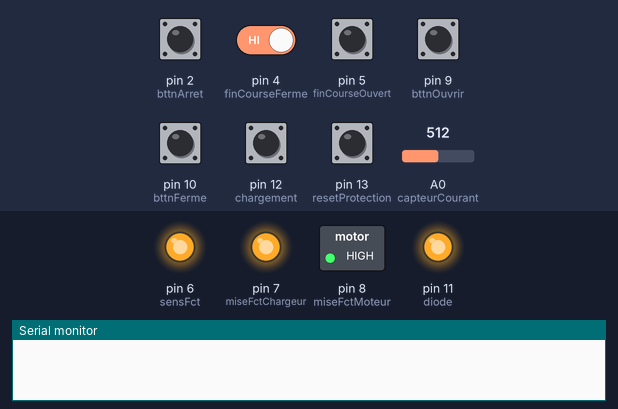
A sketch run on a simulated Arduino Uno, built with avr-gcc and run on an emulated ATmega328P. Shown: switched loads named in the sketch (green lamp = pin HIGH), output pins drawn as LEDs (lit = HIGH), the last lines printed to the serial monitor. Inputs (shaded band) come from the test bench; at power-on: pin 2 (bttnArret), pin 4 (finCourseFerme), pin 5 (finCourseOuvert), pin 9 (bttnOuvrir), pin 10 (bttnFerme), pin 12 (chargement), pin 13 (resetProtection) HIGH, A0 (capteurCourant) = 512.

Above: at 1.3 s.
1.4 s: pin 12 (chargement) pulled LOW for 0.3 s
At 1.9 s:
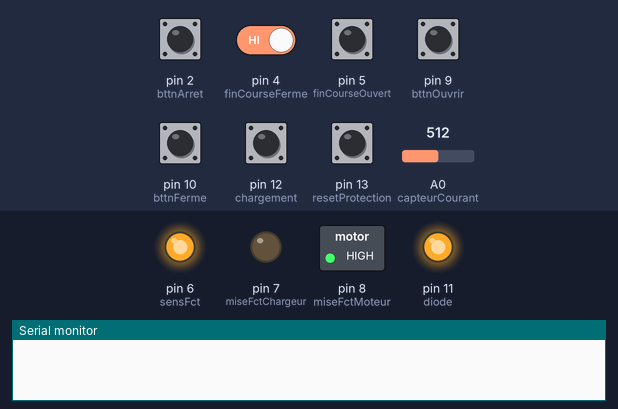
4.4 s: pin 9 (bttnOuvrir) pulled LOW for 0.3 s
At 7.6 s:
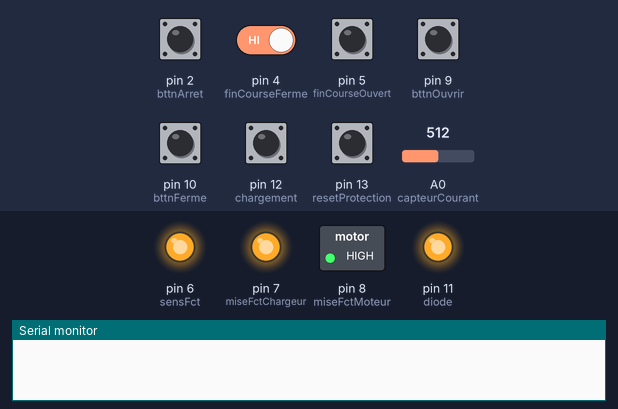
7.7 s: pin 10 (bttnFerme) pulled LOW for 0.3 s
11.0 s: pin 12 (chargement) pulled LOW for 1 s
At 11.4 s:
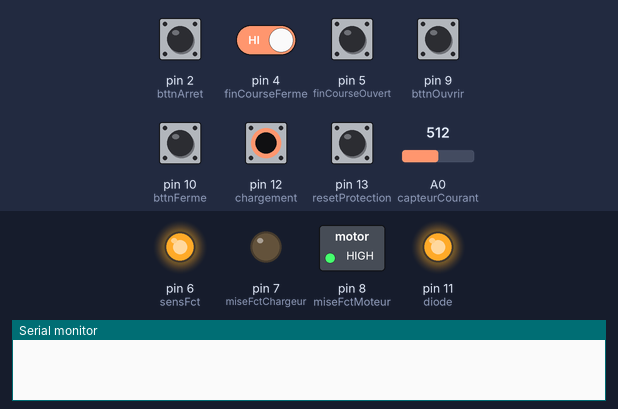
14.0 s: pin 9 (bttnOuvrir) pulled LOW for 1 s
At 16.9 s:
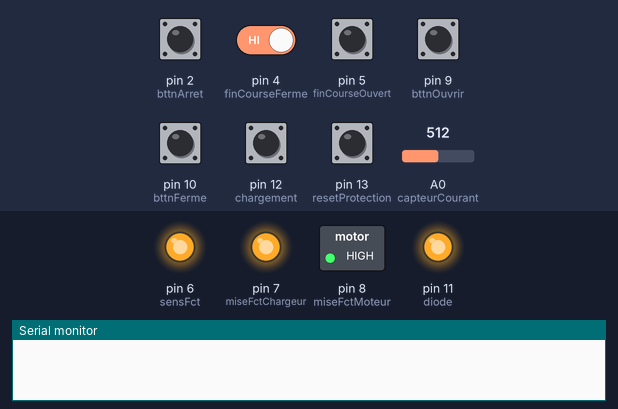
18.0 s: pin 4 (finCourseFerme) driven LOW and pin 10 (bttnFerme) driven LOW
At 19.9 s:
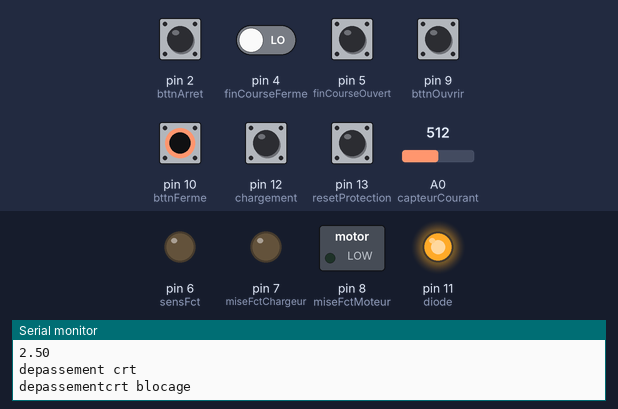
Timing chart, 0 to 22.0 s (numbered marks = the images above; inputs shaded):
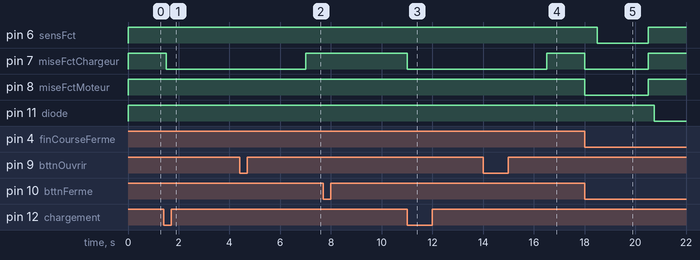

The sketch:

portail.ino
```cpp
// digital pin 2 has a pushbutton attached to it. Give it a name:
int finCourseFerme = 4;
int finCourseOuvert = 5;
int sensFct = 6;
int miseFctChargeur = 7;
int miseFctMoteur = 8;
int bttnOuvrir = 9;
int bttnFerme = 10;
int bttnArret = 2;
int bttnFctionement = 2;
int diode = 11;
int chargement = 12;
int resetProtection = 13;
int capteurCourant = A0;
int reglageCourantMax = A1;
enum { fermeture, ouverture };
byte on = LOW;
byte off = HIGH;
byte open = LOW;
byte close = HIGH;
byte protection = LOW;

void setup() {
  //start serial connection
  Serial.begin(9600);

  pinMode(finCourseFerme, INPUT_PULLUP);
  pinMode(finCourseOuvert, INPUT_PULLUP);
  pinMode(bttnOuvrir, INPUT_PULLUP);
  pinMode(bttnFerme, INPUT_PULLUP);
  pinMode(bttnArret, INPUT_PULLUP);
  pinMode(bttnFctionement, INPUT_PULLUP);
  pinMode(chargement, INPUT_PULLUP);
  pinMode(resetProtection, INPUT_PULLUP);
  pinMode(sensFct, OUTPUT);
  pinMode(miseFctChargeur, OUTPUT);
  pinMode(miseFctMoteur, OUTPUT);
  pinMode(diode, OUTPUT);
  digitalWrite(sensFct, close);
  digitalWrite(miseFctChargeur, off);
  digitalWrite(miseFctMoteur, off);
  digitalWrite(diode, off);

}


void mesureCourant(const byte sens) {
  int cptCourant = analogRead(capteurCourant);
  float voltage = cptCourant * (5.0 / 1023.0);
  int courantMax = analogRead(reglageCourantMax);
  float voltageMax = courantMax * (5.0 / 1023.0);
  Serial.println(voltage);
  Serial.println(voltageMax);
  if (voltage >= voltageMax)
  {
    delay(500);
    cptCourant = analogRead(capteurCourant);
    voltage = cptCourant * (5.0 / 1023.0);
    Serial.println("depassement crt");
    if (voltage >= voltageMax)
    {
      Serial.println("depassementcrt blocage");
      blocage(sens);
    }
  }

}


void ouvrir() {
  //  Serial.println("debut ouverture");
  //  Serial.println(finCourseOuvert);
  while (digitalRead(finCourseOuvert) != HIGH && digitalRead(bttnOuvrir) == LOW && digitalRead(bttnFctionement) == HIGH && protection == LOW)
  {
    //    Serial.println("ouverture");
    digitalWrite(sensFct, open);
    digitalWrite(miseFctChargeur, on);
    delay(250);
    digitalWrite(miseFctMoteur, on);
    mesureCourant(ouverture);
    digitalWrite(diode, off);
    delay(250);
    digitalWrite(diode, on);
    delay(250);
  }
  //  Serial.println("arret ouverture");
  digitalWrite(sensFct, close);
  digitalWrite(miseFctMoteur, off);
  delay(2500);
  digitalWrite(miseFctChargeur, off);
}


void fermer() {
  //  Serial.println("debut fermeture");
  //  Serial.println(finCourseFerme);
  while (digitalRead(finCourseFerme) != HIGH && digitalRead(bttnFerme) == LOW && digitalRead(bttnFctionement) == HIGH && protection == LOW)
  {
    //    Serial.println("fermeture");
    digitalWrite(sensFct, close);
    digitalWrite(miseFctChargeur, on);
    digitalWrite(miseFctMoteur, on);
    mesureCourant(fermeture);
    digitalWrite(diode, off);
    delay(250);
    digitalWrite(diode, on);
    delay(250);
  }
  //  Serial.println("arret fermeture");
  digitalWrite(sensFct, close);
  digitalWrite(miseFctMoteur, off);
  delay(2500);
  digitalWrite(miseFctChargeur, off);
}


void blocage(const byte sens) {
  //  Serial.println("blocage");
  switch (sens) {
    case ouverture:
      //      Serial.println("ouverture");
      digitalWrite(sensFct, close);
      digitalWrite(miseFctChargeur, on);
      digitalWrite(miseFctMoteur, on);
      delay(2000);
      //      Serial.println("apres inversion");
      digitalWrite(sensFct, close);
      digitalWrite(miseFctChargeur, off);
      digitalWrite(miseFctMoteur, off);
      break;
    case fermeture:
      //      Serial.println("fermeture");
      digitalWrite(sensFct, open);
      digitalWrite(miseFctChargeur, on);
      digitalWrite(miseFctMoteur, on);
      delay(2000);
      //      Serial.println("apres inversion");
      digitalWrite(sensFct, close);
      digitalWrite(miseFctChargeur, off);
      digitalWrite(miseFctMoteur, off);
      break;
    default:
      //      Serial.println("defaut");
      digitalWrite(sensFct, close);
      digitalWrite(miseFctChargeur, off);
      digitalWrite(miseFctMoteur, off);
      break;
  }
  protection = HIGH;
}

void loop() {
  //  Serial.println("debut");
  if (digitalRead(bttnFctionement) == HIGH && protection == LOW) {
    digitalWrite(diode, HIGH);
    //    Serial.println("bouclebttnfct");
    if (digitalRead(bttnFerme) == LOW)
    {
      //      Serial.println("fermer");
      fermer();
    }
    if (digitalRead(bttnOuvrir) == LOW)
    {
      //      Serial.println("ouvrir");
      ouvrir();
    }
    if (digitalRead(chargement) == LOW)
    {
      //      Serial.println("fermer");
      digitalWrite(miseFctChargeur, on);
    }
  }
  if (digitalRead(resetProtection) == LOW)
  {
    protection = LOW;
    digitalWrite(miseFctChargeur, off);
  }
  delay(250);
  digitalWrite(diode, LOW);
  //  Serial.println("fin");
}
```

Measured:
- after the input at 1.4 s, pin 7 (miseFctChargeur): HIGH → LOW after 0.10 s
- after the input at 4.4 s, pin 7 (miseFctChargeur): LOW → HIGH after 2.6 s
- after the input at 11.0 s, pin 7 (miseFctChargeur): HIGH → LOW at once
- after the input at 14.0 s, pin 7 (miseFctChargeur): LOW → HIGH after 2.5 s
- after the input at 18.0 s, pin 6 (sensFct): HIGH → LOW after 0.50 s, → HIGH 2.0 s later; pin 7 (miseFctChargeur), pin 8 (miseFctMoteur): HIGH → LOW at once, → HIGH 2.5 s later; pin 11 (diode): HIGH → LOW after 2.8 s
